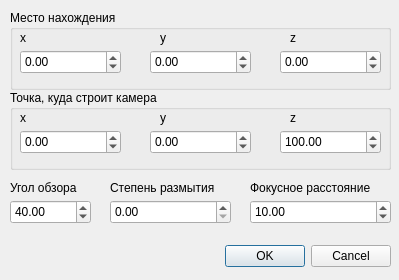
<?xml version="1.0" encoding="UTF-8"?>
<ui version="4.0">
 <class>CameraAddDialog</class>
 <widget class="QDialog" name="CameraAddDialog">
  <property name="geometry">
   <rect>
    <x>0</x>
    <y>0</y>
    <width>399</width>
    <height>280</height>
   </rect>
  </property>
  <property name="sizePolicy">
   <sizepolicy hsizetype="Fixed" vsizetype="Fixed">
    <horstretch>0</horstretch>
    <verstretch>0</verstretch>
   </sizepolicy>
  </property>
  <property name="windowTitle">
   <string>Dialog</string>
  </property>
  <widget class="QDialogButtonBox" name="buttonBox">
   <property name="geometry">
    <rect>
     <x>10</x>
     <y>240</y>
     <width>381</width>
     <height>32</height>
    </rect>
   </property>
   <property name="orientation">
    <enum>Qt::Horizontal</enum>
   </property>
   <property name="standardButtons">
    <set>QDialogButtonBox::Cancel|QDialogButtonBox::Ok</set>
   </property>
  </widget>
  <widget class="QGroupBox" name="groupBox">
   <property name="geometry">
    <rect>
     <x>10</x>
     <y>10</y>
     <width>381</width>
     <height>80</height>
    </rect>
   </property>
   <property name="sizePolicy">
    <sizepolicy hsizetype="Preferred" vsizetype="Maximum">
     <horstretch>0</horstretch>
     <verstretch>0</verstretch>
    </sizepolicy>
   </property>
   <property name="maximumSize">
    <size>
     <width>16777215</width>
     <height>80</height>
    </size>
   </property>
   <property name="title">
    <string>Место нахождения</string>
   </property>
   <widget class="QLabel" name="label">
    <property name="geometry">
     <rect>
      <x>10</x>
      <y>20</y>
      <width>60</width>
      <height>16</height>
     </rect>
    </property>
    <property name="text">
     <string>x</string>
    </property>
   </widget>
   <widget class="QDoubleSpinBox" name="from_x">
    <property name="geometry">
     <rect>
      <x>10</x>
      <y>40</y>
      <width>101</width>
      <height>24</height>
     </rect>
    </property>
    <property name="minimum">
     <double>-10000.000000000000000</double>
    </property>
    <property name="maximum">
     <double>10000.000000000000000</double>
    </property>
   </widget>
   <widget class="QLabel" name="label_2">
    <property name="geometry">
     <rect>
      <x>150</x>
      <y>20</y>
      <width>60</width>
      <height>16</height>
     </rect>
    </property>
    <property name="text">
     <string>y</string>
    </property>
   </widget>
   <widget class="QDoubleSpinBox" name="from_y">
    <property name="geometry">
     <rect>
      <x>140</x>
      <y>40</y>
      <width>101</width>
      <height>24</height>
     </rect>
    </property>
    <property name="minimum">
     <double>-10000.000000000000000</double>
    </property>
    <property name="maximum">
     <double>10000.000000000000000</double>
    </property>
   </widget>
   <widget class="QDoubleSpinBox" name="from_z">
    <property name="geometry">
     <rect>
      <x>270</x>
      <y>40</y>
      <width>101</width>
      <height>24</height>
     </rect>
    </property>
    <property name="minimum">
     <double>-10000.000000000000000</double>
    </property>
    <property name="maximum">
     <double>10000.000000000000000</double>
    </property>
   </widget>
   <widget class="QLabel" name="label_3">
    <property name="geometry">
     <rect>
      <x>280</x>
      <y>20</y>
      <width>60</width>
      <height>16</height>
     </rect>
    </property>
    <property name="text">
     <string>z</string>
    </property>
   </widget>
  </widget>
  <widget class="QGroupBox" name="groupBox_2">
   <property name="geometry">
    <rect>
     <x>10</x>
     <y>90</y>
     <width>381</width>
     <height>80</height>
    </rect>
   </property>
   <property name="sizePolicy">
    <sizepolicy hsizetype="Preferred" vsizetype="Maximum">
     <horstretch>0</horstretch>
     <verstretch>0</verstretch>
    </sizepolicy>
   </property>
   <property name="maximumSize">
    <size>
     <width>16777215</width>
     <height>80</height>
    </size>
   </property>
   <property name="title">
    <string>Точка, куда строит камера</string>
   </property>
   <widget class="QLabel" name="label_7">
    <property name="geometry">
     <rect>
      <x>10</x>
      <y>20</y>
      <width>60</width>
      <height>16</height>
     </rect>
    </property>
    <property name="text">
     <string>x</string>
    </property>
   </widget>
   <widget class="QDoubleSpinBox" name="look_at_x">
    <property name="geometry">
     <rect>
      <x>10</x>
      <y>40</y>
      <width>101</width>
      <height>24</height>
     </rect>
    </property>
    <property name="minimum">
     <double>-10000.000000000000000</double>
    </property>
    <property name="maximum">
     <double>10000.000000000000000</double>
    </property>
   </widget>
   <widget class="QLabel" name="label_8">
    <property name="geometry">
     <rect>
      <x>150</x>
      <y>20</y>
      <width>60</width>
      <height>16</height>
     </rect>
    </property>
    <property name="text">
     <string>y</string>
    </property>
   </widget>
   <widget class="QDoubleSpinBox" name="look_at_y">
    <property name="geometry">
     <rect>
      <x>140</x>
      <y>40</y>
      <width>101</width>
      <height>24</height>
     </rect>
    </property>
    <property name="minimum">
     <double>-10000.000000000000000</double>
    </property>
    <property name="maximum">
     <double>10000.000000000000000</double>
    </property>
   </widget>
   <widget class="QDoubleSpinBox" name="look_at_z">
    <property name="geometry">
     <rect>
      <x>270</x>
      <y>40</y>
      <width>101</width>
      <height>24</height>
     </rect>
    </property>
    <property name="minimum">
     <double>-10000.000000000000000</double>
    </property>
    <property name="maximum">
     <double>10000.000000000000000</double>
    </property>
    <property name="value">
     <double>100.000000000000000</double>
    </property>
   </widget>
   <widget class="QLabel" name="label_9">
    <property name="geometry">
     <rect>
      <x>280</x>
      <y>20</y>
      <width>60</width>
      <height>16</height>
     </rect>
    </property>
    <property name="text">
     <string>z</string>
    </property>
   </widget>
  </widget>
  <widget class="QDoubleSpinBox" name="fov">
   <property name="geometry">
    <rect>
     <x>10</x>
     <y>200</y>
     <width>81</width>
     <height>24</height>
    </rect>
   </property>
   <property name="minimum">
    <double>0.000000000000000</double>
   </property>
   <property name="maximum">
    <double>179.000000000000000</double>
   </property>
   <property name="value">
    <double>40.000000000000000</double>
   </property>
  </widget>
  <widget class="QLabel" name="label_10">
   <property name="geometry">
    <rect>
     <x>10</x>
     <y>180</y>
     <width>101</width>
     <height>16</height>
    </rect>
   </property>
   <property name="text">
    <string>Угол обзора</string>
   </property>
  </widget>
  <widget class="QLabel" name="label_11">
   <property name="geometry">
    <rect>
     <x>110</x>
     <y>180</y>
     <width>121</width>
     <height>16</height>
    </rect>
   </property>
   <property name="text">
    <string>Степень размытия</string>
   </property>
  </widget>
  <widget class="QLabel" name="label_12">
   <property name="geometry">
    <rect>
     <x>250</x>
     <y>180</y>
     <width>141</width>
     <height>16</height>
    </rect>
   </property>
   <property name="text">
    <string>Фокусное расстояние</string>
   </property>
  </widget>
  <widget class="QDoubleSpinBox" name="defocus_angle">
   <property name="geometry">
    <rect>
     <x>110</x>
     <y>200</y>
     <width>121</width>
     <height>24</height>
    </rect>
   </property>
   <property name="minimum">
    <double>0.000000000000000</double>
   </property>
   <property name="maximum">
    <double>100.000000000000000</double>
   </property>
   <property name="value">
    <double>0.000000000000000</double>
   </property>
  </widget>
  <widget class="QDoubleSpinBox" name="focus_dist">
   <property name="geometry">
    <rect>
     <x>250</x>
     <y>200</y>
     <width>141</width>
     <height>24</height>
    </rect>
   </property>
   <property name="minimum">
    <double>0.000000000000000</double>
   </property>
   <property name="maximum">
    <double>10000.000000000000000</double>
   </property>
   <property name="value">
    <double>10.000000000000000</double>
   </property>
  </widget>
 </widget>
 <resources/>
 <connections>
  <connection>
   <sender>buttonBox</sender>
   <signal>accepted()</signal>
   <receiver>CameraAddDialog</receiver>
   <slot>accept()</slot>
   <hints>
    <hint type="sourcelabel">
     <x>248</x>
     <y>254</y>
    </hint>
    <hint type="destinationlabel">
     <x>157</x>
     <y>274</y>
    </hint>
   </hints>
  </connection>
  <connection>
   <sender>buttonBox</sender>
   <signal>rejected()</signal>
   <receiver>CameraAddDialog</receiver>
   <slot>reject()</slot>
   <hints>
    <hint type="sourcelabel">
     <x>316</x>
     <y>260</y>
    </hint>
    <hint type="destinationlabel">
     <x>286</x>
     <y>274</y>
    </hint>
   </hints>
  </connection>
 </connections>
</ui>
